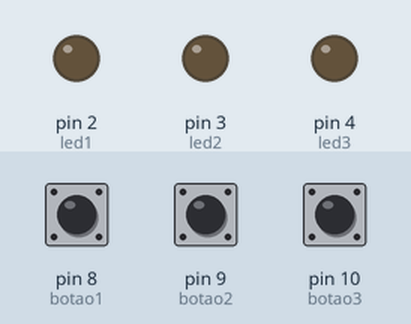
Recording of a sketch running on a simulated Arduino Uno, built with avr-gcc and run on an emulated ATmega328P. On the bench: output pins drawn as LEDs (lit = HIGH). The inputs (shaded band) are chosen by the test bench; at power-on: pin 8 (botao1) LOW, pin 9 (botao2) LOW, pin 10 (botao3) LOW.

Above: at 1.2 s.
1.3 s: pin 8 (botao1) pulled HIGH for 0.15 s
At 2.2 s:
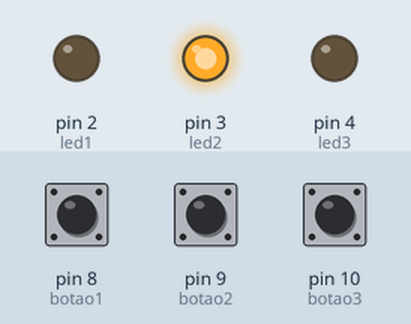
2.9 s: pin 9 (botao2) pulled HIGH for 0.15 s
At 3.4 s:
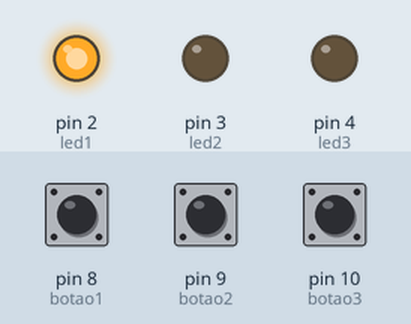
4.5 s: pin 10 (botao3) pulled HIGH for 0.15 s
At 5.7 s:
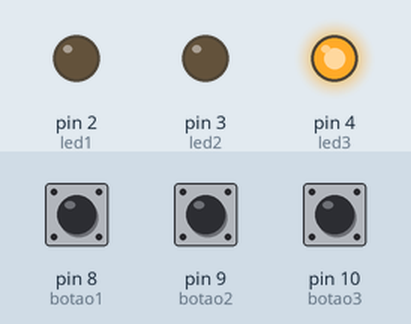
6.1 s: pin 8 (botao1) pulled HIGH for 1 s
At 7.0 s:
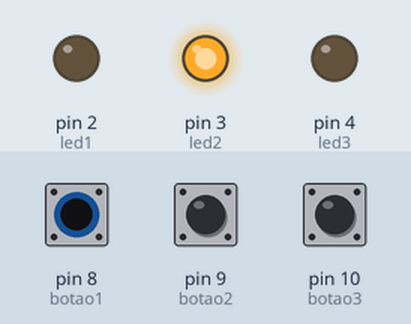
8.6 s: pin 9 (botao2) pulled HIGH for 1 s
At 8.9 s:
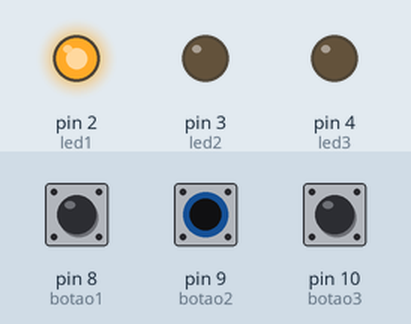
11.1 s: pin 8 (botao1) driven HIGH and pin 9 (botao2) driven HIGH
At 12.3 s:
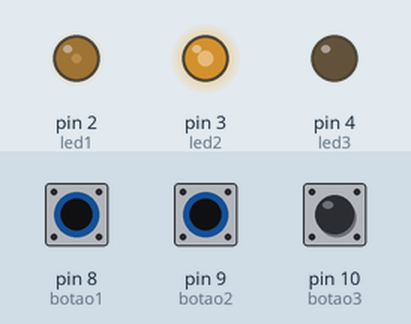
Timing chart, 0 to 13.6 s (numbered marks = the images above; inputs shaded):
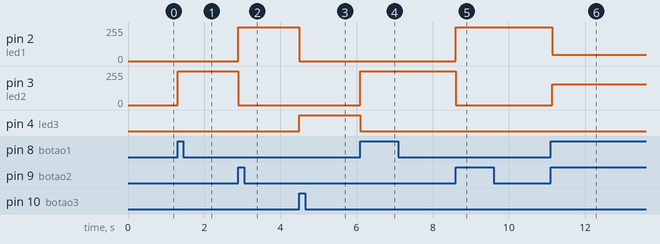

Measured:
- after the input at 1.3 s, pin 3 (led2): 0/255 → 255/255 at once
- after the input at 2.9 s, pin 2 (led1): 0/255 → 255/255 at once; pin 3 (led2): 255/255 → 0/255 at once
- after the input at 4.5 s, pin 2 (led1): 255/255 → 0/255 at once; pin 4 (led3): LOW → HIGH at once
- after the input at 6.1 s, pin 3 (led2): 0/255 → 255/255 at once; pin 4 (led3): HIGH → LOW at once
- after the input at 8.6 s, pin 2 (led1): 0/255 → 255/255 at once; pin 3 (led2): 255/255 → 0/255 at once
- after the input at 11.1 s, pin 2 (led1): 255/255 → 48/255 at once; pin 3 (led2): 0/255 → 155/255 at once

The sketch:

codigo.ino
```cpp
const int botao1 = 8;
const int botao2 = 9;
const int botao3 = 10;
const int led1 = 2;
const int led2 = 3;
const int led3 = 4;


void setup()
{
  pinMode(botao1, INPUT);
  pinMode(botao2, INPUT);
  pinMode(botao3, INPUT);

  pinMode(led1, OUTPUT);
  pinMode(led2, OUTPUT);
  pinMode(led3, OUTPUT);

}


int valor1;
int valor2;
int valor3;

void loop()
{

 valor1 = digitalRead(botao2);
 valor2 = digitalRead(botao1);
 valor3 = digitalRead(botao3);


 if(valor1){
  digitalWrite(led2, LOW);
  digitalWrite(led1, HIGH);
  digitalWrite(led3, LOW);
 }

  if(valor2){
  digitalWrite(led1, LOW);
  digitalWrite(led2, HIGH);
  digitalWrite(led3, LOW);


  }


  if(valor3){
  digitalWrite(led1, LOW);
  digitalWrite(led3, HIGH);
  digitalWrite(led2, LOW);

 }
}
```
